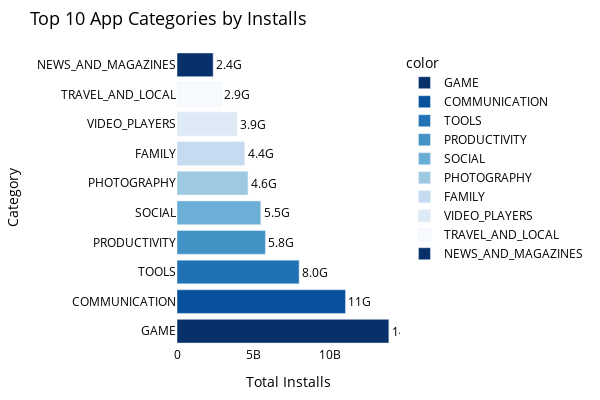

Here is the notebook cell this chart was saved with:
### Code cell
fig.write_html("Installs_by_Category.html")
fig.show()

### Figure 1 — Plotly figure (JSON) as saved in the notebook; plotly's stock layout.template omitted (floating-point values rounded to 4 significant figures)
{"data": [{"hovertemplate": "color=GAME<br>Total Installs=%{x}<br>Category=%{y}<extra></extra>", "legendgroup": "GAME", "marker": {"color": "rgb(8,48,107)", "pattern": {"shape": ""}}, "name": "GAME", "orientation": "h", "showlegend": true, "textposition": "outside", "texttemplate": "%{x:.2s}", "type": "bar", "x": [13878762717], "xaxis": "x", "y": ["GAME"], "yaxis": "y"}, {"hovertemplate": "color=COMMUNICATION<br>Total Installs=%{x}<br>Category=%{y}<extra></extra>", "legendgroup": "COMMUNICATION", "marker": {"color": "rgb(8,81,156)", "pattern": {"shape": ""}}, "name": "COMMUNICATION", "orientation": "h", "showlegend": true, "textposition": "outside", "texttemplate": "%{x:.2s}", "type": "bar", "x": [11038241530], "xaxis": "x", "y": ["COMMUNICATION"], "yaxis": "y"}, {"hovertemplate": "color=TOOLS<br>Total Installs=%{x}<br>Category=%{y}<extra></extra>", "legendgroup": "TOOLS", "marker": {"color": "rgb(33,113,181)", "pattern": {"shape": ""}}, "name": "TOOLS", "orientation": "h", "showlegend": true, "textposition": "outside", "texttemplate": "%{x:.2s}", "type": "bar", "x": [7999724500], "xaxis": "x", "y": ["TOOLS"], "yaxis": "y"}, {"hovertemplate": "color=PRODUCTIVITY<br>Total Installs=%{x}<br>Category=%{y}<extra></extra>", "legendgroup": "PRODUCTIVITY", "marker": {"color": "rgb(66,146,198)", "pattern": {"shape": ""}}, "name": "PRODUCTIVITY", "orientation": "h", "showlegend": true, "textposition": "outside", "texttemplate": "%{x:.2s}", "type": "bar", "x": [5793070180], "xaxis": "x", "y": ["PRODUCTIVITY"], "yaxis": "y"}, {"hovertemplate": "color=SOCIAL<br>Total Installs=%{x}<br>Category=%{y}<extra></extra>", "legendgroup": "SOCIAL", "marker": {"color": "rgb(107,174,214)", "pattern": {"shape": ""}}, "name": "SOCIAL", "orientation": "h", "showlegend": true, "textposition": "outside", "texttemplate": "%{x:.2s}", "type": "bar", "x": [5487841475], "xaxis": "x", "y": ["SOCIAL"], "yaxis": "y"}, {"hovertemplate": "color=PHOTOGRAPHY<br>Total Installs=%{x}<br>Category=%{y}<extra></extra>", "legendgroup": "PHOTOGRAPHY", "marker": {"color": "rgb(158,202,225)", "pattern": {"shape": ""}}, "name": "PHOTOGRAPHY", "orientation": "h", "showlegend": true, "textposition": "outside", "texttemplate": "%{x:.2s}", "type": "bar", "x": [4649143130], "xaxis": "x", "y": ["PHOTOGRAPHY"], "yaxis": "y"}, {"hovertemplate": "color=FAMILY<br>Total Installs=%{x}<br>Category=%{y}<extra></extra>", "legendgroup": "FAMILY", "marker": {"color": "rgb(198,219,239)", "pattern": {"shape": ""}}, "name": "FAMILY", "orientation": "h", "showlegend": true, "textposition": "outside", "texttemplate": "%{x:.2s}", "type": "bar", "x": [4427479590], "xaxis": "x", "y": ["FAMILY"], "yaxis": "y"}, {"hovertemplate": "color=VIDEO_PLAYERS<br>Total Installs=%{x}<br>Category=%{y}<extra></extra>", "legendgroup": "VIDEO_PLAYERS", "marker": {"color": "rgb(222,235,247)", "pattern": {"shape": ""}}, "name": "VIDEO_PLAYERS", "orientation": "h", "showlegend": true, "textposition": "outside", "texttemplate": "%{x:.2s}", "type": "bar", "x": [3926797200], "xaxis": "x", "y": ["VIDEO_PLAYERS"], "yaxis": "y"}, {"hovertemplate": "color=TRAVEL_AND_LOCAL<br>Total Installs=%{x}<br>Category=%{y}<extra></extra>", "legendgroup": "TRAVEL_AND_LOCAL", "marker": {"color": "rgb(247,251,255)", "pattern": {"shape": ""}}, "name": "TRAVEL_AND_LOCAL", "orientation": "h", "showlegend": true, "textposition": "outside", "texttemplate": "%{x:.2s}", "type": "bar", "x": [2894859300], "xaxis": "x", "y": ["TRAVEL_AND_LOCAL"], "yaxis": "y"}, {"hovertemplate": "color=NEWS_AND_MAGAZINES<br>Total Installs=%{x}<br>Category=%{y}<extra></extra>", "legendgroup": "NEWS_AND_MAGAZINES", "marker": {"color": "rgb(8,48,107)", "pattern": {"shape": ""}}, "name": "NEWS_AND_MAGAZINES", "orientation": "h", "showlegend": true, "textposition": "outside", "texttemplate": "%{x:.2s}", "type": "bar", "x": [2369110650], "xaxis": "x", "y": ["NEWS_AND_MAGAZINES"], "yaxis": "y"}], "layout": {"barmode": "relative", "font": {"color": "black"}, "height": 400, "legend": {"title": {"text": "color"}, "tracegroupgap": 0}, "margin": {"b": 20, "l": 100, "r": 20, "t": 50}, "paper_bgcolor": "white", "plot_bgcolor": "white", "title": {"font": {"size": 18}, "text": "Top 10 App Categories by Installs"}, "width": 600, "xaxis": {"anchor": "y", "domain": [0, 1], "title": {"text": "Total Installs"}}, "yaxis": {"anchor": "x", "domain": [0, 1], "title": {"text": "Category"}}}}
